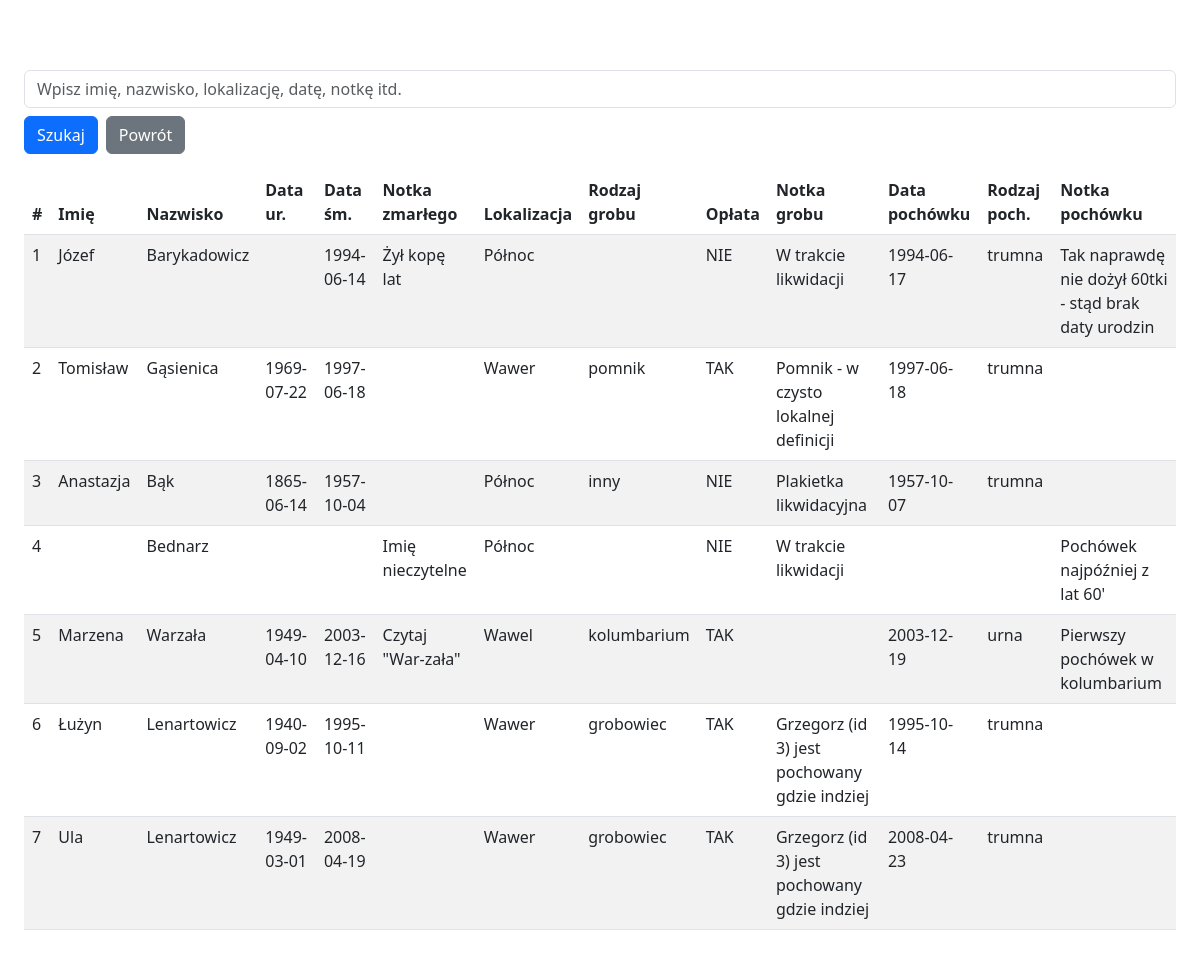
Page /szukaj.php on the committed database.
### tables this page shows
CREATE TABLE `pochowki` (
  `id` int(5) NOT NULL,
  `id_zmarly` int(5) NOT NULL,
  `id_grob` int(5) NOT NULL,
  `data_pochowku` date DEFAULT NULL,
  `rodzaj_pochowku` varchar(20) DEFAULT NULL,
  `notka_pochowku` text DEFAULT NULL
);

CREATE TABLE `zmarli` (
  `id` int(5) NOT NULL,
  `imie` varchar(50) DEFAULT NULL,
  `nazwisko` varchar(50) NOT NULL,
  `data_urodzenia` date DEFAULT NULL,
  `data_smierci` date DEFAULT NULL,
  `notka` text DEFAULT NULL
);

CREATE TABLE `groby` (
  `id` int(5) NOT NULL,
  `lokalizacja` text NOT NULL,
  `rodzaj` varchar(20) DEFAULT NULL,
  `oplata` varchar(20) NOT NULL,
  `notka` text DEFAULT NULL
);

### szukaj.php (the view, shortened to what this page needs)
<?php
include 'dbconfig.php';
$search = $_GET['q'] ?? '';
$conn = new mysqli($server, $user, $password, $dbname);
$searchEscaped = "%" . mb_strtolower($search, 'UTF-8') . "%";
$sql = "
    SELECT
        pochowki.id AS pochowek_id,
        zmarli.imie,
        zmarli.nazwisko,
        zmarli.data_urodzenia,
        zmarli.data_smierci,
        zmarli.notka AS notka_zmarlego,
        groby.lokalizacja,
        groby.rodzaj,
        groby.oplata,
        groby.notka AS notka_grobu,
        pochowki.data_pochowku,
        pochowki.rodzaj_pochowku,
        pochowki.notka_pochowku
    FROM pochowki
    JOIN zmarli ON pochowki.id_zmarly = zmarli.id
    JOIN groby ON pochowki.id_grob = groby.id
    WHERE
        LOWER(zmarli.imie) LIKE ? OR
        LOWER(zmarli.nazwisko) LIKE ? OR
        LOWER(zmarli.notka) LIKE ? OR
        DATE_FORMAT(zmarli.data_urodzenia, '%Y-%m-%d') LIKE ? OR
        DATE_FORMAT(zmarli.data_smierci, '%Y-%m-%d') LIKE ? OR
        LOWER(groby.lokalizacja) LIKE ? OR
        LOWER(groby.rodzaj) LIKE ? OR
        CAST(groby.oplata AS CHAR) LIKE ? OR
        LOWER(groby.notka) LIKE ? OR
        LOWER(pochowki.rodzaj_pochowku) LIKE ? OR
        DATE_FORMAT(pochowki.data_pochowku, '%Y-%m-%d') LIKE ? OR
        LOWER(pochowki.notka_pochowku) LIKE ?
    ORDER BY pochowki.id DESC
";
$stmt = $conn->prepare($sql);
$params = array_fill(0, 12, $searchEscaped);
$stmt->bind_param(str_repeat('s', 12), ...$params);
$stmt->execute();
$result = $stmt->get_result();
?>
<!DOCTYPE html>
<html lang="pl">
<head>
    <link rel="stylesheet" href="bootstrap.min.css">
</head>
<body class="p-4">
<link rel="stylesheet" href="style.css">
<h2>Szukaj</h2>
<form method="GET" action="szukaj.php" class="mb-3">
    <input type="text" name="q" class="form-control mb-2" placeholder="Wpisz imię, nazwisko, lokalizację, datę, notkę itd." value="<?php echo htmlspecialchars($search, ENT_QUOTES, 'UTF-8'); ?>">
    <div class="d-flex gap-2">
        <button type="submit" class="btn btn-primary">Szukaj</button>
        <a href="index.php" class="btn btn-secondary">Powrót</a>
    </div>
</form>
<?php
if ($result->num_rows > 0) {
    echo "<table class='table table-striped'>";
    echo "<thead><tr>
            <th>#</th><th>Imię</th><th>Nazwisko</th><th>Data ur.</th><th>Data śm.</th><th>Notka zmarłego</th>
            <th>Lokalizacja</th><th>Rodzaj grobu</th><th>Opłata</th><th>Notka grobu</th>
            <th>Data pochówku</th><th>Rodzaj poch.</th><th>Notka pochówku</th>
          </tr></thead><tbody>";
    $i = 1;
    while ($row = $result->fetch_assoc()) {
        echo "<tr>
            <td>" . $i++ . "</td>
            <td>" . htmlspecialchars($row['imie'], ENT_QUOTES, 'UTF-8') . "</td>
            <td>" . htmlspecialchars($row['nazwisko'], ENT_QUOTES, 'UTF-8') . "</td>
            <td>" . htmlspecialchars($row['data_urodzenia'], ENT_QUOTES, 'UTF-8') . "</td>
            <td>" . htmlspecialchars($row['data_smierci'], ENT_QUOTES, 'UTF-8') . "</td>
            <td>" . htmlspecialchars($row['notka_zmarlego'], ENT_QUOTES, 'UTF-8') . "</td>
            <td>" . htmlspecialchars($row['lokalizacja'], ENT_QUOTES, 'UTF-8') . "</td>
            <td>" . htmlspecialchars($row['rodzaj'], ENT_QUOTES, 'UTF-8') . "</td>
            <td>" . htmlspecialchars($row['oplata'], ENT_QUOTES, 'UTF-8') . "</td>
            <td>" . htmlspecialchars($row['notka_grobu'], ENT_QUOTES, 'UTF-8') . "</td>
            <td>" . htmlspecialchars($row['data_pochowku'], ENT_QUOTES, 'UTF-8') . "</td>
            <td>" . htmlspecialchars($row['rodzaj_pochowku'], ENT_QUOTES, 'UTF-8') . "</td>
            <td>" . htmlspecialchars($row['notka_pochowku'], ENT_QUOTES, 'UTF-8') . "</td>
        </tr>";
    }
    echo "</tbody></table>";
} else {
    echo "<p>Brak wyników dla podanego zapytania.</p>";
}
?>
</body>
</html>

### style.css (style rules this page uses)
body { background-image: url('tlo.png'); background-size: cover; background-repeat: no-repeat; background-position: center center; min-height: 100vh; margin: 0; color: #ffffff; }

### rows in the picture
pochowki: id_zmarly.imie "Józef", id_zmarly.nazwisko "Barykadowicz", id_zmarly.data_smierci "1994-06-14", id_zmarly.notka "Żył kopę lat", id_grob.lokalizacja "Północ", id_grob.oplata "NIE", id_grob.notka "W trakcie likwidacji", data_pochowku "1994-06-17", rodzaj_pochowku "trumna", notka_pochowku "Tak naprawdę nie dożył 60tki - stąd brak daty urodzin"
pochowki: id_zmarly.imie "Tomisław", id_zmarly.nazwisko "Gąsienica", id_zmarly.data_urodzenia "1969-07-22", id_zmarly.data_smierci "1997-06-18", id_grob.lokalizacja "Wawer", id_grob.rodzaj "pomnik", id_grob.oplata "TAK", id_grob.notka "Pomnik - w czysto lokalnej definicji", data_pochowku "1997-06-18", rodzaj_pochowku "trumna"
pochowki: id_zmarly.imie "Anastazja", id_zmarly.nazwisko "Bąk", id_zmarly.data_urodzenia "1865-06-14", id_zmarly.data_smierci "1957-10-04", id_grob.lokalizacja "Północ", id_grob.rodzaj "inny", id_grob.oplata "NIE", id_grob.notka "Plakietka likwidacyjna", data_pochowku "1957-10-07", rodzaj_pochowku "trumna"
pochowki: id_zmarly.nazwisko "Bednarz", id_zmarly.notka "Imię nieczytelne", id_grob.lokalizacja "Północ", id_grob.oplata "NIE", id_grob.notka "W trakcie likwidacji", notka_pochowku "Pochówek najpóźniej z lat 60'"
pochowki: id_zmarly.imie "Marzena", id_zmarly.nazwisko "Warzała", id_zmarly.data_urodzenia "1949-04-10", id_zmarly.data_smierci "2003-12-16", id_zmarly.notka "Czytaj \"War-zała\"", id_grob.lokalizacja "Wawel", id_grob.rodzaj "kolumbarium", id_grob.oplata "TAK", data_pochowku "2003-12-19", rodzaj_pochowku "urna", notka_pochowku "Pierwszy pochówek w kolumbarium"
pochowki: id_zmarly.imie "Łużyn", id_zmarly.nazwisko "Lenartowicz", id_zmarly.data_urodzenia "1940-09-02", id_zmarly.data_smierci "1995-10-11", id_grob.lokalizacja "Wawer", id_grob.rodzaj "grobowiec", id_grob.oplata "TAK", id_grob.notka "Grzegorz (id 3) jest pochowany gdzie indziej", data_pochowku "1995-10-14", rodzaj_pochowku "trumna"
pochowki: id_zmarly.imie "Ula", id_zmarly.nazwisko "Lenartowicz", id_zmarly.data_urodzenia "1949-03-01", id_zmarly.data_smierci "2008-04-19", id_grob.lokalizacja "Wawer", id_grob.rodzaj "grobowiec", id_grob.oplata "TAK", id_grob.notka "Grzegorz (id 3) jest pochowany gdzie indziej", data_pochowku "2008-04-23", rodzaj_pochowku "trumna"
